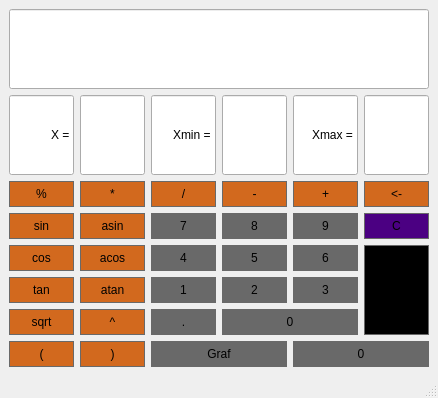
<?xml version="1.0" encoding="UTF-8"?>
<ui version="4.0">
 <class>calculator</class>
 <widget class="QMainWindow" name="calculator">
  <property name="geometry">
   <rect>
    <x>0</x>
    <y>0</y>
    <width>438</width>
    <height>398</height>
   </rect>
  </property>
  <property name="sizePolicy">
   <sizepolicy hsizetype="Fixed" vsizetype="Minimum">
    <horstretch>0</horstretch>
    <verstretch>0</verstretch>
   </sizepolicy>
  </property>
  <property name="windowTitle">
   <string>Калькулятор</string>
  </property>
  <widget class="QWidget" name="centralwidget">
   <layout class="QGridLayout" name="gridLayout">
    <item row="5" column="0">
     <widget class="QPushButton" name="ButtonCos">
      <property name="styleSheet">
       <string notr="true">QPushButton {
	background-color: #D2691E;
	border: 1px solid #696969;
	padding: 5px;
}

QPushButton:pressed {
	background-color: #DCDCDC;
	border: 1px solid #696969;
	padding: 5px;
}</string>
      </property>
      <property name="text">
       <string>cos</string>
      </property>
     </widget>
    </item>
    <item row="6" column="4">
     <widget class="QPushButton" name="Button3">
      <property name="styleSheet">
       <string notr="true">QPushButton {
	background-color: #696969;
	border: 1px solid #696969;
	padding: 5px;
}

QPushButton:pressed {
	background-color: #DCDCDC;
	border: 1px solid #696969;
	padding: 5px;
}</string>
      </property>
      <property name="text">
       <string>3</string>
      </property>
     </widget>
    </item>
    <item row="4" column="4">
     <widget class="QPushButton" name="Button9">
      <property name="styleSheet">
       <string notr="true">QPushButton {
	background-color: #696969;
	border: 1px solid #696969;
	padding: 5px;
}

QPushButton:pressed {
	background-color: #DCDCDC;
	border: 1px solid #696969;
	padding: 5px;
}</string>
      </property>
      <property name="text">
       <string>9</string>
      </property>
     </widget>
    </item>
    <item row="3" column="0">
     <widget class="QPushButton" name="ButtonMod">
      <property name="styleSheet">
       <string notr="true">QPushButton {
	background-color: #D2691E;
	border: 1px solid #696969;
	padding: 5px;
}

QPushButton:pressed {
	background-color: #DCDCDC;
	border: 1px solid #696969;
	padding: 5px;
}</string>
      </property>
      <property name="text">
       <string>%</string>
      </property>
     </widget>
    </item>
    <item row="3" column="1">
     <widget class="QPushButton" name="ButtonMul">
      <property name="styleSheet">
       <string notr="true">QPushButton {
	background-color: #D2691E;
	border: 1px solid #696969;
	padding: 5px;
}

QPushButton:pressed {
	background-color: #DCDCDC;
	border: 1px solid #696969;
	padding: 5px;
}</string>
      </property>
      <property name="text">
       <string>*</string>
      </property>
     </widget>
    </item>
    <item row="1" column="1">
     <widget class="QLineEdit" name="xVal">
      <property name="sizePolicy">
       <sizepolicy hsizetype="Ignored" vsizetype="Ignored">
        <horstretch>0</horstretch>
        <verstretch>0</verstretch>
       </sizepolicy>
      </property>
     </widget>
    </item>
    <item row="7" column="3" colspan="2">
     <widget class="QPushButton" name="Button0">
      <property name="styleSheet">
       <string notr="true">QPushButton {
	background-color: #696969;
	border: 1px solid #696969;
	padding: 5px;
}

QPushButton:pressed {
	background-color: #DCDCDC;
	border: 1px solid #696969;
	padding: 5px;
}</string>
      </property>
      <property name="text">
       <string>0</string>
      </property>
     </widget>
    </item>
    <item row="6" column="0">
     <widget class="QPushButton" name="ButtonTan">
      <property name="styleSheet">
       <string notr="true">QPushButton {
	background-color: #D2691E;
	border: 1px solid #696969;
	padding: 5px;
}

QPushButton:pressed {
	background-color: #DCDCDC;
	border: 1px solid #696969;
	padding: 5px;
}</string>
      </property>
      <property name="text">
       <string>tan</string>
      </property>
     </widget>
    </item>
    <item row="6" column="1">
     <widget class="QPushButton" name="ButtonAtan">
      <property name="styleSheet">
       <string notr="true">QPushButton {
	background-color: #D2691E;
	border: 1px solid #696969;
	padding: 5px;
}

QPushButton:pressed {
	background-color: #DCDCDC;
	border: 1px solid #696969;
	padding: 5px;
}</string>
      </property>
      <property name="text">
       <string>atan</string>
      </property>
     </widget>
    </item>
    <item row="8" column="0">
     <widget class="QPushButton" name="ButtonOpenBr">
      <property name="styleSheet">
       <string notr="true">QPushButton {
	background-color: #D2691E;
	border: 1px solid #696969;
	padding: 5px;
}

QPushButton:pressed {
	background-color: #DCDCDC;
	border: 1px solid #696969;
	padding: 5px;
}</string>
      </property>
      <property name="text">
       <string>(</string>
      </property>
     </widget>
    </item>
    <item row="8" column="1">
     <widget class="QPushButton" name="ButtonCloseBr">
      <property name="styleSheet">
       <string notr="true">QPushButton {
	background-color: #D2691E;
	border: 1px solid #696969;
	padding: 5px;
}

QPushButton:pressed {
	background-color: #DCDCDC;
	border: 1px solid #696969;
	padding: 5px;
}</string>
      </property>
      <property name="text">
       <string>)</string>
      </property>
     </widget>
    </item>
    <item row="3" column="4">
     <widget class="QPushButton" name="ButtonAdd">
      <property name="styleSheet">
       <string notr="true">QPushButton {
	background-color: #D2691E;
	border: 1px solid #696969;
	padding: 5px;
}

QPushButton:pressed {
	background-color: #DCDCDC;
	border: 1px solid #696969;
	padding: 5px;
}</string>
      </property>
      <property name="text">
       <string>+</string>
      </property>
     </widget>
    </item>
    <item row="4" column="5">
     <widget class="QPushButton" name="ButtonClear">
      <property name="sizePolicy">
       <sizepolicy hsizetype="Minimum" vsizetype="Minimum">
        <horstretch>0</horstretch>
        <verstretch>0</verstretch>
       </sizepolicy>
      </property>
      <property name="styleSheet">
       <string notr="true">QPushButton {
	background-color: #4B0082;
	border: 1px solid #696969;
	padding: 5px;
}

QPushButton:pressed {
	background-color: #DCDCDC;
	border: 1px solid #696969;
	padding: 5px;
}</string>
      </property>
      <property name="text">
       <string>C</string>
      </property>
     </widget>
    </item>
    <item row="8" column="4" colspan="2">
     <widget class="QPushButton" name="Button0_3">
      <property name="sizePolicy">
       <sizepolicy hsizetype="Ignored" vsizetype="Ignored">
        <horstretch>0</horstretch>
        <verstretch>0</verstretch>
       </sizepolicy>
      </property>
      <property name="styleSheet">
       <string notr="true">QPushButton {
	background-color: #696969;
	border: 1px solid #696969;
	padding: 5px;
}

QPushButton:pressed {
	background-color: #DCDCDC;
	border: 1px solid #696969;
	padding: 5px;
}</string>
      </property>
      <property name="text">
       <string>0</string>
      </property>
     </widget>
    </item>
    <item row="7" column="2">
     <widget class="QPushButton" name="ButtonDot">
      <property name="styleSheet">
       <string notr="true">QPushButton {
	background-color: #696969;
	border: 1px solid #696969;
	padding: 5px;
}

QPushButton:pressed {
	background-color: #DCDCDC;
	border: 1px solid #696969;
	padding: 5px;
}</string>
      </property>
      <property name="text">
       <string>.</string>
      </property>
     </widget>
    </item>
    <item row="7" column="1">
     <widget class="QPushButton" name="ButtonPow">
      <property name="styleSheet">
       <string notr="true">QPushButton {
	background-color: #D2691E;
	border: 1px solid #696969;
	padding: 5px;
}

QPushButton:pressed {
	background-color: #DCDCDC;
	border: 1px solid #696969;
	padding: 5px;
}</string>
      </property>
      <property name="text">
       <string>^</string>
      </property>
     </widget>
    </item>
    <item row="5" column="2">
     <widget class="QPushButton" name="Button4">
      <property name="styleSheet">
       <string notr="true">QPushButton {
	background-color: #696969;
	border: 1px solid #696969;
	padding: 5px;
}

QPushButton:pressed {
	background-color: #DCDCDC;
	border: 1px solid #696969;
	padding: 5px;
}</string>
      </property>
      <property name="text">
       <string>4</string>
      </property>
     </widget>
    </item>
    <item row="4" column="1">
     <widget class="QPushButton" name="ButtonAsin">
      <property name="styleSheet">
       <string notr="true">QPushButton {
	background-color: #D2691E;
	border: 1px solid #696969;
	padding: 5px;
}

QPushButton:pressed {
	background-color: #DCDCDC;
	border: 1px solid #696969;
	padding: 5px;
}</string>
      </property>
      <property name="text">
       <string>asin</string>
      </property>
     </widget>
    </item>
    <item row="0" column="0" colspan="6">
     <widget class="QLineEdit" name="Display">
      <property name="sizePolicy">
       <sizepolicy hsizetype="Preferred" vsizetype="Preferred">
        <horstretch>0</horstretch>
        <verstretch>0</verstretch>
       </sizepolicy>
      </property>
      <property name="text">
       <string/>
      </property>
      <property name="alignment">
       <set>Qt::AlignRight|Qt::AlignTrailing|Qt::AlignVCenter</set>
      </property>
     </widget>
    </item>
    <item row="4" column="3">
     <widget class="QPushButton" name="Button8">
      <property name="styleSheet">
       <string notr="true">QPushButton {
	background-color: #696969;
	border: 1px solid #696969;
	padding: 5px;
}

QPushButton:pressed {
	background-color: #DCDCDC;
	border: 1px solid #696969;
	padding: 5px;
}</string>
      </property>
      <property name="text">
       <string>8</string>
      </property>
     </widget>
    </item>
    <item row="8" column="2" colspan="2">
     <widget class="QPushButton" name="ButtonGraf">
      <property name="sizePolicy">
       <sizepolicy hsizetype="Ignored" vsizetype="Ignored">
        <horstretch>0</horstretch>
        <verstretch>0</verstretch>
       </sizepolicy>
      </property>
      <property name="styleSheet">
       <string notr="true">QPushButton {
	background-color: #696969;
	border: 1px solid #696969;
	padding: 5px;
}

QPushButton:pressed {
	background-color: #DCDCDC;
	border: 1px solid #696969;
	padding: 5px;
}</string>
      </property>
      <property name="text">
       <string>Graf</string>
      </property>
     </widget>
    </item>
    <item row="4" column="0">
     <widget class="QPushButton" name="ButtonSin">
      <property name="styleSheet">
       <string notr="true">QPushButton {
	background-color: #D2691E;
	border: 1px solid #696969;
	padding: 5px;
}

QPushButton:pressed {
	background-color: #DCDCDC;
	border: 1px solid #696969;
	padding: 5px;
}</string>
      </property>
      <property name="text">
       <string>sin</string>
      </property>
     </widget>
    </item>
    <item row="3" column="5">
     <widget class="QPushButton" name="ButtonDel">
      <property name="sizePolicy">
       <sizepolicy hsizetype="Minimum" vsizetype="Minimum">
        <horstretch>0</horstretch>
        <verstretch>0</verstretch>
       </sizepolicy>
      </property>
      <property name="styleSheet">
       <string notr="true">QPushButton {
	background-color: #D2691E;
	border: 1px solid #696969;
	padding: 5px;
}

QPushButton:pressed {
	background-color: #DCDCDC;
	border: 1px solid #696969;
	padding: 5px;
}</string>
      </property>
      <property name="text">
       <string>&lt;-</string>
      </property>
     </widget>
    </item>
    <item row="4" column="2">
     <widget class="QPushButton" name="Button7">
      <property name="styleSheet">
       <string notr="true">QPushButton {
	background-color: #696969;
	border: 1px solid #696969;
	padding: 5px;
}

QPushButton:pressed {
	background-color: #DCDCDC;
	border: 1px solid #696969;
	padding: 5px;
}</string>
      </property>
      <property name="text">
       <string>7</string>
      </property>
     </widget>
    </item>
    <item row="5" column="5" rowspan="3">
     <widget class="QPushButton" name="ButtonEqual">
      <property name="sizePolicy">
       <sizepolicy hsizetype="Minimum" vsizetype="Minimum">
        <horstretch>0</horstretch>
        <verstretch>0</verstretch>
       </sizepolicy>
      </property>
      <property name="styleSheet">
       <string notr="true">QPushButton {
	background-color: #000000;
	border: 1px solid #696969;
	padding: 5px;
}

QPushButton:pressed {
	background-color: #DCDCDC;
	border: 1px solid #696969;
	padding: 5px;
}</string>
      </property>
      <property name="text">
       <string>=</string>
      </property>
     </widget>
    </item>
    <item row="5" column="1">
     <widget class="QPushButton" name="ButtonAcos">
      <property name="styleSheet">
       <string notr="true">QPushButton {
	background-color: #D2691E;
	border: 1px solid #696969;
	padding: 5px;
}

QPushButton:pressed {
	background-color: #DCDCDC;
	border: 1px solid #696969;
	padding: 5px;
}</string>
      </property>
      <property name="text">
       <string>acos</string>
      </property>
     </widget>
    </item>
    <item row="7" column="0">
     <widget class="QPushButton" name="ButtonSqrt">
      <property name="styleSheet">
       <string notr="true">QPushButton {
	background-color: #D2691E;
	border: 1px solid #696969;
	padding: 5px;
}

QPushButton:pressed {
	background-color: #DCDCDC;
	border: 1px solid #696969;
	padding: 5px;
}</string>
      </property>
      <property name="text">
       <string>sqrt</string>
      </property>
     </widget>
    </item>
    <item row="3" column="3">
     <widget class="QPushButton" name="ButtonSub">
      <property name="styleSheet">
       <string notr="true">QPushButton {
	background-color: #D2691E;
	border: 1px solid #696969;
	padding: 5px;
}

QPushButton:pressed {
	background-color: #DCDCDC;
	border: 1px solid #696969;
	padding: 5px;
}</string>
      </property>
      <property name="text">
       <string>-</string>
      </property>
     </widget>
    </item>
    <item row="3" column="2">
     <widget class="QPushButton" name="ButtonDiv">
      <property name="styleSheet">
       <string notr="true">QPushButton {
	background-color: #D2691E;
	border: 1px solid #696969;
	padding: 5px;
}

QPushButton:pressed {
	background-color: #DCDCDC;
	border: 1px solid #696969;
	padding: 5px;
}</string>
      </property>
      <property name="text">
       <string>/</string>
      </property>
     </widget>
    </item>
    <item row="6" column="2">
     <widget class="QPushButton" name="Button1">
      <property name="styleSheet">
       <string notr="true">QPushButton {
	background-color: #696969;
	border: 1px solid #696969;
	padding: 5px;
}

QPushButton:pressed {
	background-color: #DCDCDC;
	border: 1px solid #696969;
	padding: 5px;
}</string>
      </property>
      <property name="text">
       <string>1</string>
      </property>
     </widget>
    </item>
    <item row="1" column="0">
     <widget class="QLineEdit" name="DisplayX">
      <property name="sizePolicy">
       <sizepolicy hsizetype="Ignored" vsizetype="Ignored">
        <horstretch>0</horstretch>
        <verstretch>0</verstretch>
       </sizepolicy>
      </property>
      <property name="text">
       <string>X =</string>
      </property>
      <property name="alignment">
       <set>Qt::AlignRight|Qt::AlignTrailing|Qt::AlignVCenter</set>
      </property>
      <property name="readOnly">
       <bool>true</bool>
      </property>
     </widget>
    </item>
    <item row="5" column="3">
     <widget class="QPushButton" name="Button5">
      <property name="styleSheet">
       <string notr="true">QPushButton {
	background-color: #696969;
	border: 1px solid #696969;
	padding: 5px;
}

QPushButton:pressed {
	background-color: #DCDCDC;
	border: 1px solid #696969;
	padding: 5px;
}</string>
      </property>
      <property name="text">
       <string>5</string>
      </property>
     </widget>
    </item>
    <item row="5" column="4">
     <widget class="QPushButton" name="Button6">
      <property name="styleSheet">
       <string notr="true">QPushButton {
	background-color: #696969;
	border: 1px solid #696969;
	padding: 5px;
}

QPushButton:pressed {
	background-color: #DCDCDC;
	border: 1px solid #696969;
	padding: 5px;
}</string>
      </property>
      <property name="text">
       <string>6</string>
      </property>
     </widget>
    </item>
    <item row="6" column="3">
     <widget class="QPushButton" name="Button2">
      <property name="styleSheet">
       <string notr="true">QPushButton {
	background-color: #696969;
	border: 1px solid #696969;
	padding: 5px;
}

QPushButton:pressed {
	background-color: #DCDCDC;
	border: 1px solid #696969;
	padding: 5px;
}</string>
      </property>
      <property name="text">
       <string>2</string>
      </property>
     </widget>
    </item>
    <item row="1" column="2">
     <widget class="QLineEdit" name="lineEdit_3">
      <property name="sizePolicy">
       <sizepolicy hsizetype="Ignored" vsizetype="Ignored">
        <horstretch>0</horstretch>
        <verstretch>0</verstretch>
       </sizepolicy>
      </property>
      <property name="text">
       <string>Xmin =</string>
      </property>
      <property name="alignment">
       <set>Qt::AlignRight|Qt::AlignTrailing|Qt::AlignVCenter</set>
      </property>
      <property name="readOnly">
       <bool>true</bool>
      </property>
     </widget>
    </item>
    <item row="1" column="3">
     <widget class="QLineEdit" name="xMin">
      <property name="sizePolicy">
       <sizepolicy hsizetype="Ignored" vsizetype="Ignored">
        <horstretch>0</horstretch>
        <verstretch>0</verstretch>
       </sizepolicy>
      </property>
      <property name="text">
       <string/>
      </property>
      <property name="alignment">
       <set>Qt::AlignLeading|Qt::AlignLeft|Qt::AlignVCenter</set>
      </property>
      <property name="readOnly">
       <bool>false</bool>
      </property>
     </widget>
    </item>
    <item row="1" column="4">
     <widget class="QLineEdit" name="lineEdit_5">
      <property name="sizePolicy">
       <sizepolicy hsizetype="Ignored" vsizetype="Ignored">
        <horstretch>0</horstretch>
        <verstretch>0</verstretch>
       </sizepolicy>
      </property>
      <property name="text">
       <string>Xmax =</string>
      </property>
      <property name="alignment">
       <set>Qt::AlignRight|Qt::AlignTrailing|Qt::AlignVCenter</set>
      </property>
      <property name="readOnly">
       <bool>true</bool>
      </property>
     </widget>
    </item>
    <item row="1" column="5">
     <widget class="QLineEdit" name="xMax">
      <property name="sizePolicy">
       <sizepolicy hsizetype="Ignored" vsizetype="Ignored">
        <horstretch>0</horstretch>
        <verstretch>0</verstretch>
       </sizepolicy>
      </property>
      <property name="text">
       <string/>
      </property>
      <property name="alignment">
       <set>Qt::AlignLeading|Qt::AlignLeft|Qt::AlignVCenter</set>
      </property>
      <property name="readOnly">
       <bool>false</bool>
      </property>
     </widget>
    </item>
   </layout>
  </widget>
  <widget class="QStatusBar" name="statusbar"/>
 </widget>
 <resources/>
 <connections/>
</ui>
